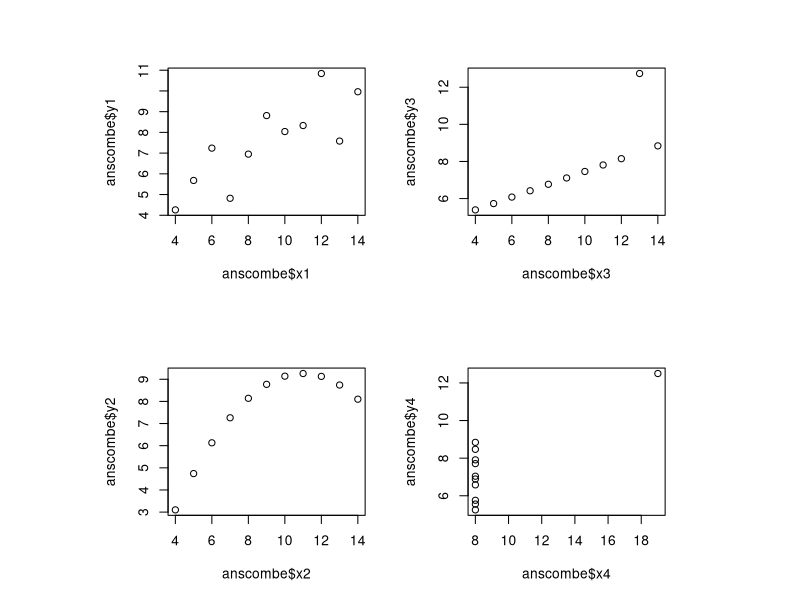
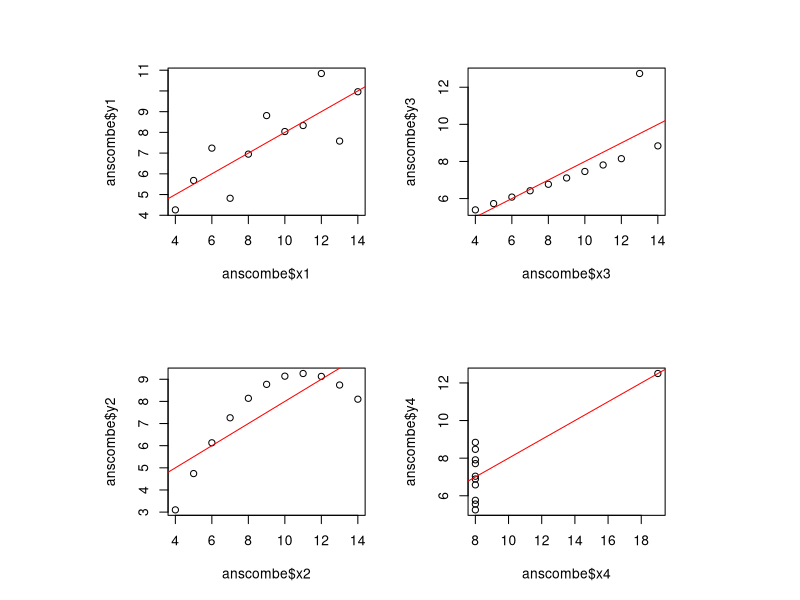
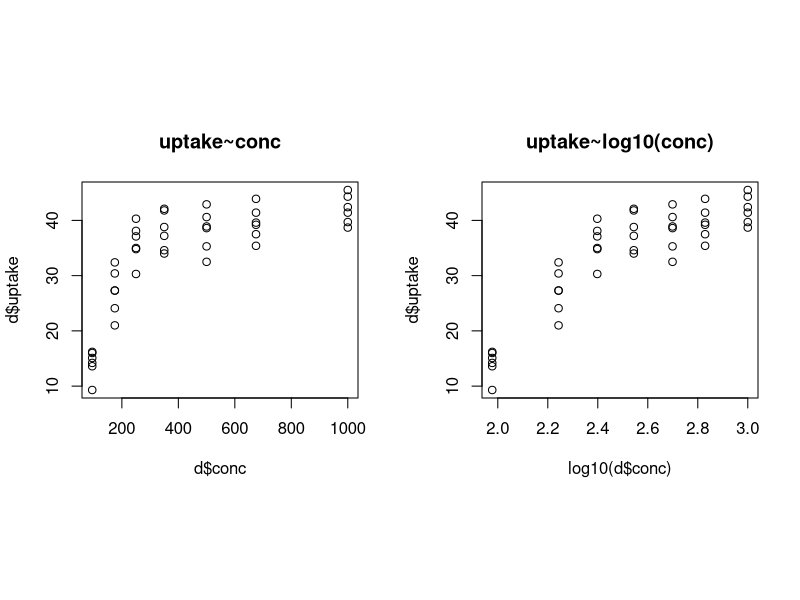
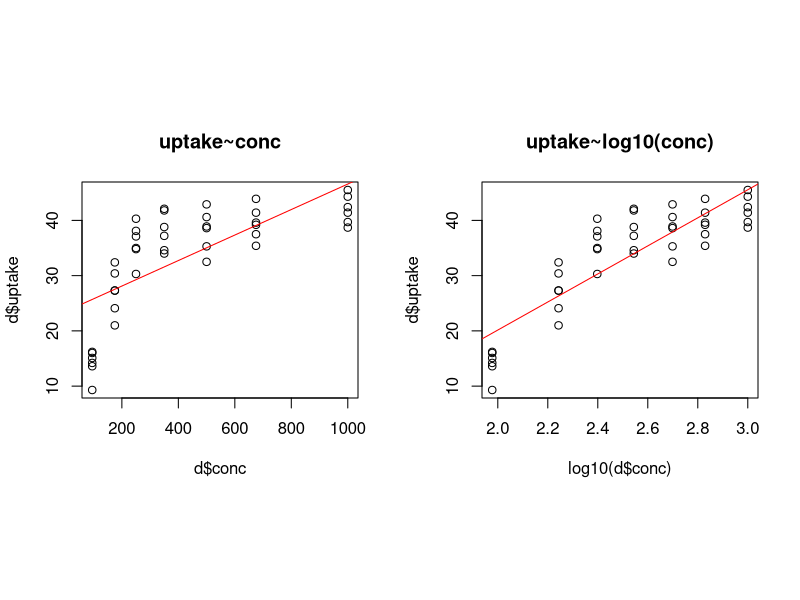
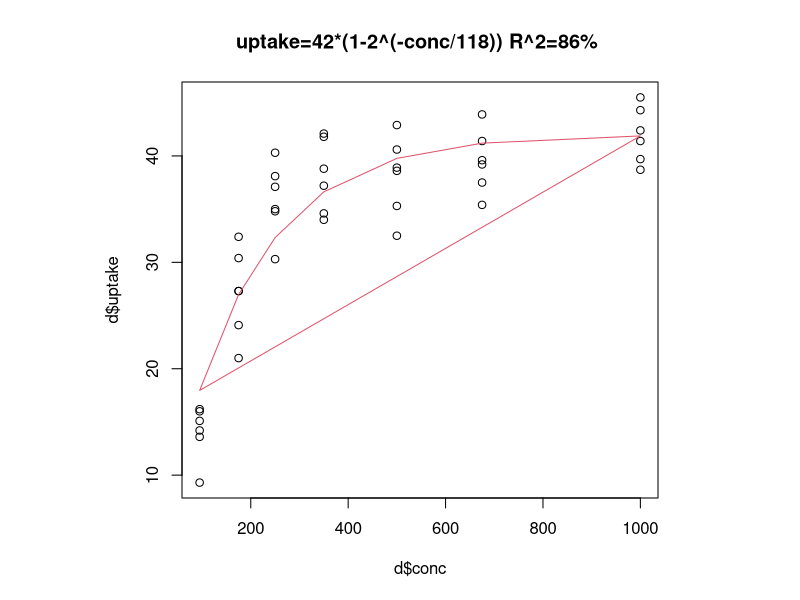

Write the R code that produced these figures, in order.
# ----- 3.2 et 3.3 Estimation des paramètres et qualité du modèle ---------
# ----- ANSCOMBE ---------
# Données
data(anscombe)
layout(matrix(1:4,2), respect=TRUE)
plot(anscombe$x1, anscombe$y1)
plot(anscombe$x2, anscombe$y2)
plot(anscombe$x3, anscombe$y3)
plot(anscombe$x4, anscombe$y4)

# Construction des modèles
m1 <- lm(anscombe$y1~anscombe$x1)
m2 <- lm(anscombe$y2~anscombe$x2)
m3 <- lm(anscombe$y3~anscombe$x3)
m4 <- lm(anscombe$y4~anscombe$x4)

# Affichage des nuages de points avec la droite de régression linaire
layout(matrix(1:4,2), respect=TRUE)
plot(anscombe$x1,anscombe$y1)
abline(m1,col='red')
plot(anscombe$x2,anscombe$y2)
abline(m2,col='red')
plot(anscombe$x3,anscombe$y3)
abline(m3,col='red')
plot(anscombe$x4,anscombe$y4)
abline(m4,col='red')

# Coefficients et R^2
summary(m1)
# Res : y1 = 3.0001 + 0.5001*x1 et R^2 = 66.65%

summary(m2)
# Res : y1 = 3.0001 + 0.500*x1 et R^2 = 66.62%

summary(m3)
# Res : y1 = 3.0025 + 0.4997*x1 et R^2 = 66.63%

summary(m4)
# Res : y1 = 3.0017 + 0.4999*x1 et R^2 = 66.67%

#C'est la m^me chose à chaque fois.

# ---- CO2 ----------
# Données et première visualisation
data(CO2)
d = CO2[CO2$Type=="Quebec", ]
head(d)
layout(matrix(1:2, 1), respect=TRUE)
plot(d$conc, d$uptake, main="uptake~conc")
plot(log10(d$conc), d$uptake, main="uptake~log10(conc)")

# Construction des modèles
m1 <- lm(d$uptake~d$conc)
m2 <- lm(d$uptake~log10(d$conc))

# Nuages de points et droite de régression linéaire
layout(matrix(1:2, 1), respect=TRUE)
plot(d$conc, d$uptake, main="uptake~conc")
abline(m1,col='red')
plot(log10(d$conc), d$uptake, main="uptake~log10(conc)")
abline(m2,col='red')

# Infos des modèles
summary(m1)
# Res : uptake = 23.5 + 0.02*conc et R2 = 50,45%

summary(m2)
# Res : uptake = -30.632 + 25.393*log10(conc) et R2 = 75,01%

# En passant au log10, on obtient un meilleur modèle de régression linaire 
# -> On voit que le nuage de point est + applati avec le log10 donc permet de se rapporoche + d'uen droite

# On pourrait également passer par un modèle non linéaire de la forme
# Y = A(1-2^(x/k)) avec A le plateau en haut (pleine vie) et k le temps de demi-vie.
# Possibilité de faire de une descent de gradient ou de chercher un peu à la main.
# Regarder la fonction optim en R pour le faire faire par R.
layout(1, respect=TRUE)
results = list()
for(a in 30:50) {
  for(k in 0:400) {
    t = d$conc
    Y = a*(1-2^(-t/k))
    # points(t,Y, col=2)
    res = d$uptake - Y
    eqm = sum(res^2) / length(res)
    results[[length(results)+1]] = c(a=a, k=k, eqm=eqm)
  }
}
results = as.data.frame(do.call(rbind, results))


r = results[results$eqm==min(results$eqm),]
a = r[["a"]]
k = r[["k"]]

t = d$conc
Y = a*(1-2^(-t/k))



sc_reg = sum((d$uptake - mean(d$uptake))^2)
sc_res = sum((d$uptake - Y)^2)
sc_tot = sc_res + sc_reg
r2 = sc_reg / sc_tot
r2
a
k

plot(d$conc, d$uptake, main=paste0("uptake=", a, "*(1-2^(-conc/", k, ")) R^2=", signif(r2, 2)*100, "% "))
lines(t,Y, col=2)

# ------------ 3.4 Tests statistiques -----------

# Test de student avec mass::cats
#1. Modèle analytique : HWT = B0 + B1BWT + eps

#2. Hypothèse H0 et H1 :
# H0 : B1 =0 et H1 : B1=!0

#3. Modèle linaire + vérif que les résidus sont gaussiens
set.seed(1)
d = d_mass_cats_10 = MASS::cats[sample(1:nrow(MASS::cats),10),]
m = lm(Hwt~Bwt, d)
# Shapiro test on residuals
shapiro.test(m$residuals)
# --> p-valeur grande donc les résidus sont gaussiens (le test de shapiro teste si les résidus ne sont pas gaussiens)

#4, 5 et 6
# Student test
summary(m)
# --> t-value = 5.424, p-value = 0.000628
# p-value < 0.01 donc on peut conclure que les variables bwt et hwt sont liées. bwt explique hwt.


# Test de Fischer
#1. Modèle analytique : HWT = B0 + B1BWT + eps

#2. Hypothèse H0 et H1 :
# H0 : B1 =0 et H1 : B1=!0

#3. Modèle linaire + vérif que les résidus sont gaussiens
set.seed(1)
d = d_mass_cats_10 = MASS::cats[sample(1:nrow(MASS::cats),10),]
m = lm(Hwt~Bwt, d)
# Shapiro test on residuals
shapiro.test(m$residuals)
# --> p-valeur grande donc les résidus sont gaussiens (le test de shapiro teste si les résidus ne sont pas gaussiens)

#4,5,6
#Test de Fischer
anova(m)
# --> F-value = 29.417 p-valeur = 0.000628 < 0.05
# Le test est significatif. On rejette H0 et acceptons H1 au risque d'erreur de première espèce alpha = 0.05
# Il y a un lien entre HWT ET BWT


